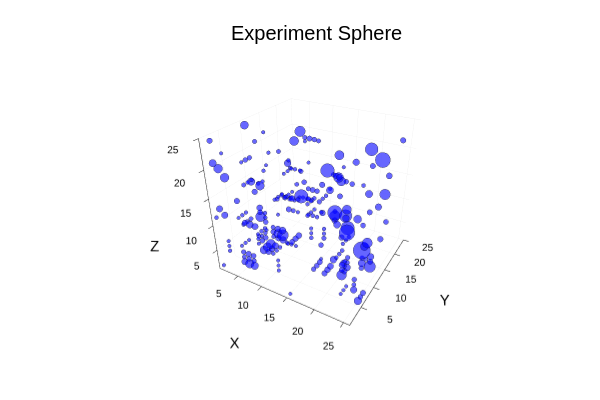

Notebook cell for this chart:
### Markdown cell above
## Step 2: Plotting a sphere in a tensor

Now lets approximate the surface of a sphere as an array and add some randomization surrounding it.

### Code cell
a = 6.0; b = 7.0; c = 8.0; r = 25.0;

# - Choose f(x,y,z) to define the surface
f(x,y,z) = (x-a)^2 + (y-b)^2 + (z-c)^2

ds = (ceil(Int,2*r+a), ceil(Int, 2*r+b), ceil(Int, 2*r+c));  # Enough space to center this sphere

# - Populate Δ near the surface defined near f  
𝕊 = zeros(Float64, ds...); # \bbS[TAB] gives 𝕊
for x in 1:ds[1], y in 1:ds[2], z in 1:ds[3]
    if abs( f(x,y,z) - r^2 ) < 2
        𝕊[x,y,z] = randn()
    end
end

println("Size before nondeg: ", size(𝕊))
x = Index(size(𝕊,1),"x"); y = Index(size(𝕊,2),"y"); z = Index(size(𝕊,3),"z")
𝕊 = ITensor( 𝕊, x, y, z )
𝕊_nd, Ys = nondeg(𝕊; tol=1e-10);                    @assert isapprox(𝕊*Ys, 𝕊_nd)
println("Size after nondeg: ", size(𝕊_nd))

plot_tensor(𝕊_nd; title="Experiment Sphere", color=:blue)
